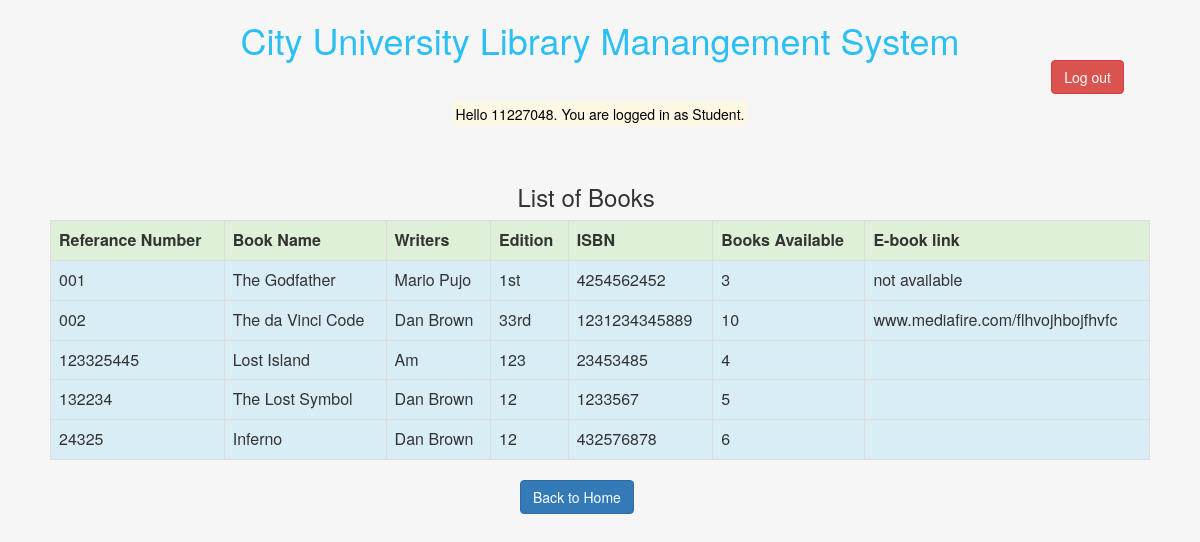
The page /book_index_std.php (signed in) on the database its author committed.
### tables this page shows
CREATE TABLE IF NOT EXISTS `books` (
  `ref_number` varchar(15) NOT NULL,
  `book_name` varchar(100) NOT NULL,
  `book_writers` varchar(255) NOT NULL,
  `book_edition` varchar(5) NOT NULL,
  `book_isbn` varchar(30) DEFAULT NULL,
  `book_avail` int(3) NOT NULL,
  `ebook_link` varchar(255) DEFAULT NULL,
  `browed_to` varchar(255) DEFAULT NULL
);

### book_index_std.php (the view, shortened to what this page needs)
<?php require_once('Connections/lib_ss.php'); ?>
<html>
<head>
</head>
<link rel="stylesheet" href="css/bootstrap.css"/>
<div class="container">
<h1 style="text-align:center; color:#2CBFF4;">City University Library Manangement System
<div class="row">
<div class="col-md-2 col-md-offset-10">
    <a href="logout.php" class="btn btn-danger" role="button">Log out</a>  </h1>
</div>
<center><mark>
<?php
if(isset($_SESSION["access_level"]) && $_SESSION["access_level"]==2){
	echo "Hello ".$_SESSION["id"].". You are logged in as Student.<br/>";
	}
else{
	header("Location:index.php?err=2");
	}
    ?> </mark></center>
	<br>
<?php
$query_rsBooks = "SELECT * FROM books";
$rsBooks = mysql_query($query_rsBooks, $lib_ss) or die(mysql_error());
$row_rsBooks = mysql_fetch_assoc($rsBooks);
?>
<div class="container">
<body>
<div class="row">
    <div class="col-md-2 col-md-offset-5"> <p><h3>List of Books</h3></p> </div>
    </div>
<div class="table-responsive">
<table class="table table-bordered" align="center">
  <tr class="success">
    <td><b>Referance Number</b></td>
    <td><b>Book Name</b></td>
    <td><b>Writers</b></td>
    <td><b>Edition</b></td>
    <td><b>ISBN</b></td>
    <td><b>Books Available</b></td>
    <td><b>E-book link</td>
  </tr>
  <?php do { ?>
    <tr class="info">
      <td><?php echo $row_rsBooks['ref_number']; ?></td>
      <td><?php echo $row_rsBooks['book_name']; ?></td>
      <td><?php echo $row_rsBooks['book_writers']; ?></td>
      <td><?php echo $row_rsBooks['book_edition']; ?></td>
      <td><?php echo $row_rsBooks['book_isbn']; ?></td>
      <td><?php echo $row_rsBooks['book_avail']; ?></td>
      <td><?php echo $row_rsBooks['ebook_link']; ?></td>
    </tr>
    <?php } while ($row_rsBooks = mysql_fetch_assoc($rsBooks)); ?>
</table>
<div class="col-md-2 col-md-offset-5">
    <a href="student_index.php" class="btn btn-primary" role="button">Back to Home</a>
    </div>
    </div>
</body>
</div>
</html>

### book_index_std.php (style rules this page uses)
body { background-color: #F6f6f6; }

### rows shown on the page
books: ref_number "001", book_name "The Godfather", book_writers "Mario Pujo", book_edition "1st", book_isbn "4254562452", book_avail "3", ebook_link "not available"
books: ref_number "002", book_name "The da Vinci Code", book_writers "Dan Brown", book_edition "33rd", book_isbn "1231234345889", book_avail "10", ebook_link "www.mediafire.com/flhvojhbojfhvfc"
books: ref_number "123325445", book_name "Lost Island", book_writers "Am", book_edition "123", book_isbn "23453485", book_avail "4"
books: ref_number "132234", book_name "The Lost Symbol", book_writers "Dan Brown", book_edition "12", book_isbn "1233567", book_avail "5"
books: ref_number "24325", book_name "Inferno", book_writers "Dan Brown", book_edition "12", book_isbn "432576878", book_avail "6"

### other values the page prints
$_SESSION["id"] "11227048"
